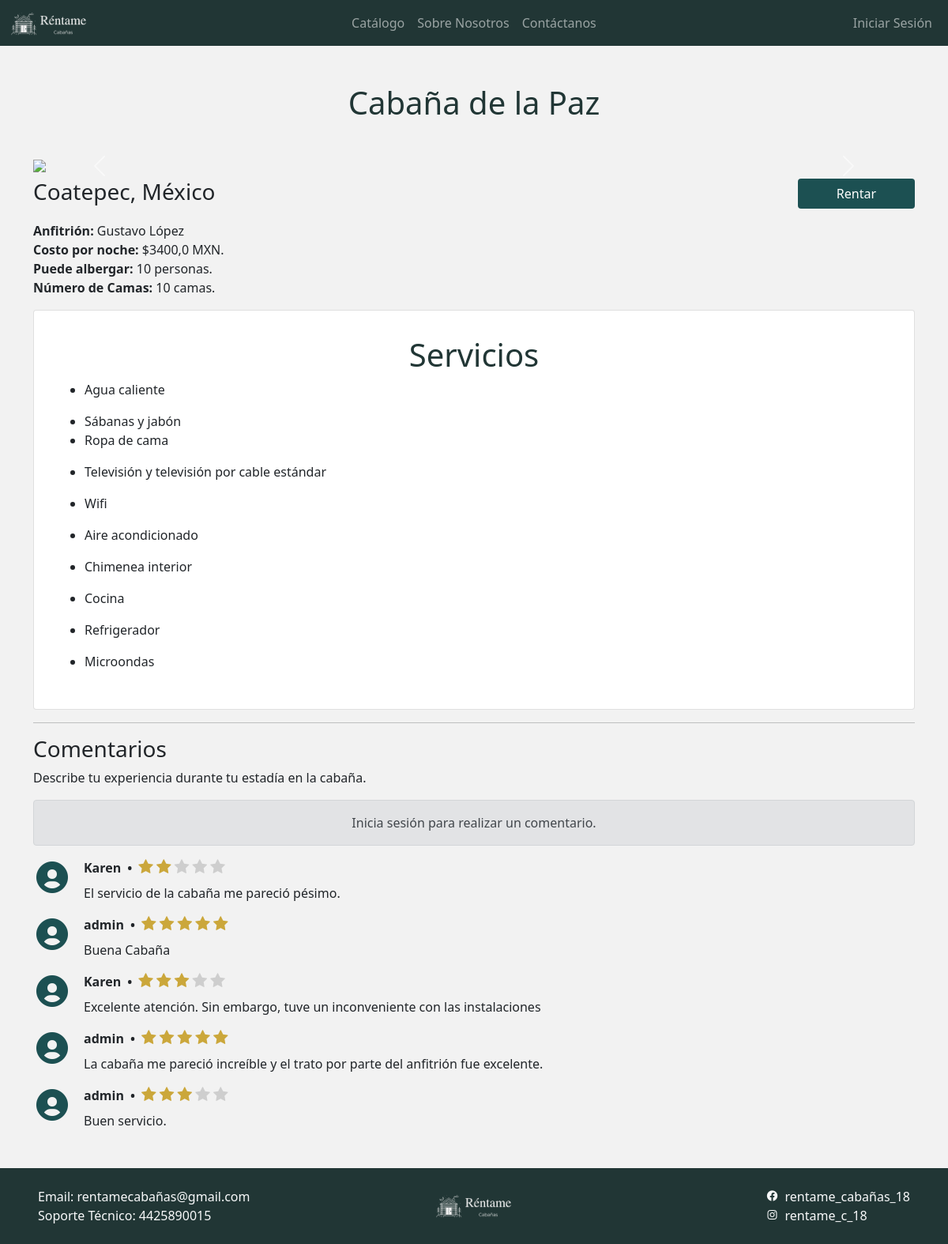
The app's page /vista_cabana_usuario/5 with its own data.
### admin_cabanas/models.py (models this page shows, shortened)
class Cabana(models.Model):
    id = models.AutoField(primary_key=True)
    nombre = models.CharField(max_length=80)
    anfitrion = models.CharField(max_length=80)
    capacidad = models.IntegerField()
    camas = models.IntegerField()
    costo_noche = models.FloatField()
    servicios = RichTextField(max_length=500)
    ubicacion = models.TextField()
    descripcion = RichTextField(max_length=300) #Agregar a settings:   'ckeditor',
    creado = models.DateTimeField(auto_now_add=True, null=True) #Fecha y tiempo
    actualizado = models.DateTimeField(auto_now=True, null=True)
    class Meta:
        verbose_name="Cabaña"
        verbose_name_plural="Cabañas"
        ordering = ["-creado"]

### valoraciones/models.py (models this page shows, shortened)
class Valoracion(models.Model):
    id = models.AutoField(primary_key=True)
    comentario = models.CharField(max_length=300)
    numero_estrellas = models.IntegerField(
        default=0,
        validators=[
            MaxValueValidator(5),
            MinValueValidator(0),
        ],
        null=False,
        blank=False
    )
    usuario = models.ForeignKey(Usuario, on_delete=models.CASCADE, null=False, blank=False)
    cabana = models.ForeignKey(Cabana, on_delete=models.CASCADE, null=False, blank=False)
    creado = models.DateTimeField(auto_now=True, null=True) #Fecha y tiempo
    actualizado = models.DateTimeField(auto_now_add=True, null=True)
    class Meta:
        verbose_name="Valoración"
        verbose_name_plural="Valoraciones"
        ordering = ["-creado"]

### admin_users/models.py (models this page shows, shortened)
class Usuario(AbstractUser):
    telefono = models.CharField(null=True,max_length=10)
    imagen = models.ImageField(null=True, upload_to="imgUsers", verbose_name="Imagen")

### cabanas/views.py (the view)
# urls.py: path('vista_cabana_usuario/<int:id>', views_cabanas.vista_cabana_usuario, name='Vista_Cabana_Usuario'),
def vista_cabana_usuario(request, id):
    cabana = Cabana.objects.get(id=id)
    usuario = request.user
    if usuario.is_authenticated:
        aprobacion_comentario = Renta.objects.filter(usuario=usuario, cabana=cabana).exists()
        verificacion_valoracion = Valoracion.objects.filter(usuario=usuario, cabana=cabana).exists()
    else:
        aprobacion_comentario = False
        verificacion_valoracion = False
    valoraciones = Valoracion.objects.filter(cabana=id)
    return render(
        request,
        'cabanas/vista_cabana_usuario.html',
        {
            'cabanas':cabana,
            'valoraciones':valoraciones,
            'aprobacion_comentario':aprobacion_comentario,
            'verificacion_valoracion':verificacion_valoracion
        }
    )

### cabanas/templates/cabanas/vista_cabana_usuario.html (shortened to what this page needs)
{% extends "cabanas/layout.html" %}
{% block nombreApartado %}{{cabanas.nombre}}{% endblock nombreApartado %}
{% load static %}
{% block contenido %}
<div id="carouselExampleControls" class="carousel slide" data-bs-ride="carousel">
  <div class="carousel-inner">
    <div class="carousel-item active">
      <img src="{% static 'cabanas/images/fondo_contacto.jpg' %}" class="d-block w-100">
    </div>
  </div>
  <button class="carousel-control-prev" type="button" data-bs-target="#carouselExampleControls" data-bs-slide="prev">
    <span class="carousel-control-prev-icon" aria-hidden="true"></span>
  </button>
  <button class="carousel-control-next" type="button" data-bs-target="#carouselExampleControls" data-bs-slide="next">
    <span class="carousel-control-next-icon" aria-hidden="true"></span>
  </button>
</div>
<div class="d-flex bd-highlight">
  <p class="h3 fw-light w-100 bd-highlight my-2">{{cabanas.ubicacion}}</p>
  <form action="{% url 'Rentar_Cabana' cabanas.id%}" id="renta" method="get">
    <button type="submit" form="renta" value="Submit" class="btn-sample btn mb-3 px-5 my-2">Rentar</button>
  </form>
</div>
<p class="card-text"><b>Anfitrión: </b> {{cabanas.anfitrion}} <br> <b>Costo por noche: </b>${{cabanas.costo_noche}} MXN. <br> <b>Puede albergar: </b> {{cabanas.capacidad}} personas. <br> <b>Número de Camas: </b>{{cabanas.camas}} camas.</p>
<div class="card p-3">
  <div class="card-body">
    <div class="text-center">
      <h1 class="mb-2 h-title text-center h1 fw-normal">Servicios</h1>
    </div>
     {{cabanas.servicios|safe}}
  </div>
</div>
<hr>
<p class="h3 fw-light w-100 bd-highlight my-2">Comentarios</p>
<p>Describe tu experiencia durante tu estadía en la cabaña.</p>
{% if user.is_authenticated %}
  {% if aprobacion_comentario %}
    {% if verificacion_valoracion %}
      <div class="alert alert-warning text-center" role="alert">
        Previamente, has realizado un comentario para esta cabaña.
      </div>
    {% else %}
      <form action="{% url 'RegistrarValoracion' cabanas.id %}" method="POST">
        {% csrf_token %}
        <div class="ratings pb-3" id="rating">
          <input type="hidden" name="numero_estrellas" value="0" required>
          <input type="hidden" name="usuario" id="usuario" value="{{ user.id }}" required>
          <input type="hidden" name="cabana" id="cabana" value="{{ cabanas.id }}" required>
          <span class="fa fa-star animated-star" data-value="1" id="1"></span>
          <span class="fa fa-star animated-star" data-value="2" id="2"></span>
          <span class="fa fa-star animated-star" data-value="3" id="3"></span>
          <span class="fa fa-star animated-star" data-value="4" id="4"></span>
          <span class="fa fa-star animated-star" data-value="5" id="5"></span>
          <p id="Calificación-value">Calificación: 0/5 estrellas</p>
          <p id="calif">Valoración: </p>
        </div>
        <div class="input-group">
          <input type="text" class="form-control border-end-0 border" name="comentario" placeholder="Escribe aquí..." required>
          <button type="submit" class="btn-enviar-comentario btn btn-outline-secondary border-start-0 border">
            <i class='bx bx-sm bxs-send'></i>
          </button>
        </div>
      </form>
    {% endif %}
  {% else %}
    <div class="alert alert-warning text-center" role="alert">
      No has rentado esta cabaña, por lo tanto, no puedes realizar un comentario.
    </div>
  {% endif %}
{% else %}
  <div class="alert alert-secondary text-center" role="alert">
    Inicia sesión para realizar un comentario.
  </div>
{% endif %}
{% if valoraciones %}
  {% for valoracion in valoraciones %}
  <div class="d-flex align-items-start mt-3">
    <div class="flex-shrink-0">
      <i class='bx bx-lg bxs-user-circle' style="color: #1c5052"></i>
    </div>
    <div class="flex-grow-1 ms-3">
      <div class="d-flex align-items-center mb-2">
        <b>{{valoracion.usuario}} </b>
        <b class="px-2"> • </b>
        <div class="ratings">
          <i class="fa fa-star {% if valoracion.numero_estrellas > 0 %}rating-color{% endif %}" id=""></i>
          <i class="fa fa-star {% if valoracion.numero_estrellas > 1 %}rating-color{% endif %}"></i>
          <i class="fa fa-star {% if valoracion.numero_estrellas > 2 %}rating-color{% endif %}"></i>
          <i class="fa fa-star {% if valoracion.numero_estrellas > 3 %}rating-color{% endif %}"></i>
          <i class="fa fa-star {% if valoracion.numero_estrellas > 4 %}rating-color{% endif %}"></i>
        </div>
      </div>
      <p class="mb-0">
        {{valoracion.comentario}}
      </p>
    </div>
  </div>
  {% endfor %}
{% else %}
<p class="text-muted text-center pt-5"> No hay comentarios para mostrar.</p>
{% endif %}
{% endblock %}

### cabanas/static/cabanas/css/estilo.css (style rules this page uses)
body { margin: 0; font-size: 1rem; font-weight: 400; color: #212529; text-align: left; background-color: #f2f2f2 !important; }
.ratings { text-align: center; }
.ratings i { color: #cecece; font-size: 20px; }
.rating-color { color: #CBA73B !important; }
hr { border: 0; height: 1px; background-color: #0a0c0d; }
.h-title { color: #213635 !important; }
.btn-sample { color: #ffffff !important; background-color: #1C5052 !important; border-color: #1C5052; }

### cabanas/static/cabanas/css/estrellas.css (style rules this page uses)
.ratings { text-align: center; }

### records on screen
Cabana: nombre "Cabaña de la Paz", ubicacion "Coatepec, México", anfitrion "Gustavo López", costo_noche "3400,0", capacidad "10", camas "10", servicios "Agua caliente Sábanas y jabón Ropa de cama Televisión y televisión por cable estándar Wifi Aire acondicionado Chimenea interior Cocina Refrigerador Microondas"
Valoracion: usuario "Karen", numero_estrellas 2 (drawn), comentario "El servicio de la cabaña me pareció pésimo."
Valoracion: usuario "admin", numero_estrellas 5 (drawn), comentario "Buena Cabaña"
Valoracion: usuario "Karen", numero_estrellas 3 (drawn), comentario "Excelente atención. Sin embargo, tuve un inconveniente con las instalaciones"
Valoracion: usuario "admin", numero_estrellas 5 (drawn), comentario "La cabaña me pareció increíble y el trato por parte del anfitrión fue excelente."
Valoracion: usuario "admin", numero_estrellas 3 (drawn), comentario "Buen servicio."
